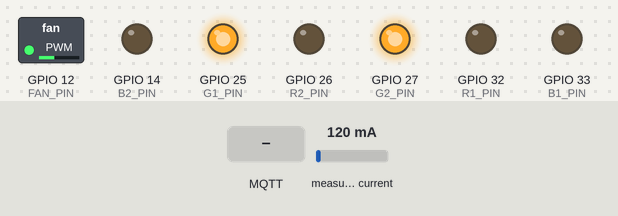
A sketch run on a simulated ESP32. Parts: switched loads named in the sketch (green lamp = pin HIGH), output pins drawn as LEDs (lit = HIGH). The test bench sets the inputs (shaded band); at power-on: measured current 120 mA. WiFi joins after 1.5 s; servers stay silent unless stated; the local clock reads 2024-03-15 10:24:30 at power-on unless the sketch sets it; no MQTT or app messages arrive unless stated; what the sketch prints to the serial monitor is not drawn.

Above: at 2.7 s.
2.8 s: MQTT message "manual" arrives on the first subscribed topic
At 4.7 s:
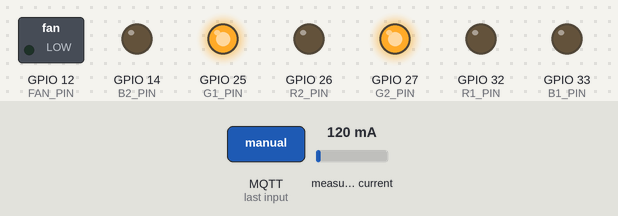
5.4 s: MQTT message "sleep" arrives on the first subscribed topic
At 7.6 s:
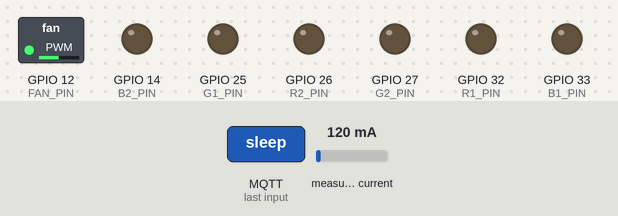
8.4 s: MQTT message "auto" arrives on the first subscribed topic
At 9.6 s:
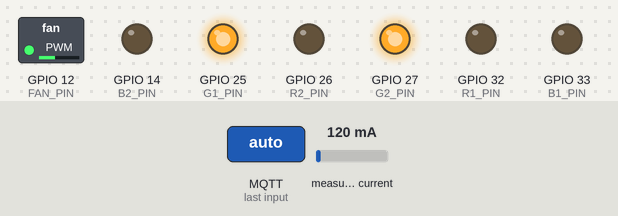
9.9 s: measured current set to 525 mA
11.6 s: measured current set to 573 mA
At 12.3 s:
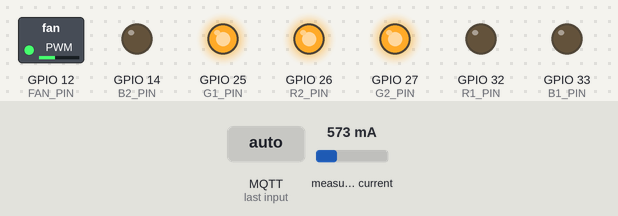
13.1 s: measured current set to 625 mA
16.1 s: measured current set to 662 mA
At 16.8 s:
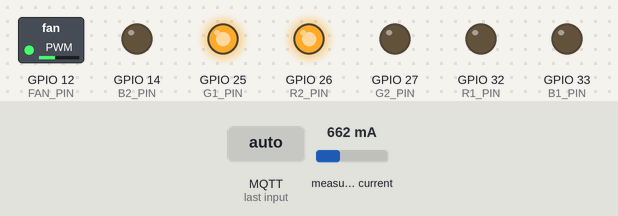
Timing chart, 0 to 18.6 s (numbered marks = the images above; inputs shaded):
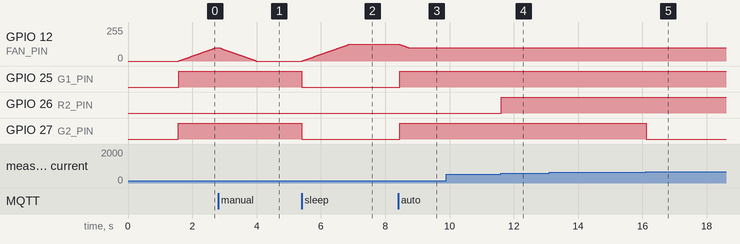

The sketch:

Driver.ino
```cpp
#include <WiFi.h>
#include <esp_now.h>
#include <esp_wifi.h>
#include <MQTT.h>
#include <Firebase_ESP_Client.h>
#include "addons/TokenHelper.h"
#include "addons/RTDBHelper.h"
#include <time.h>
#include <Wire.h>
#include "INA226.h"
#include "driver/uart.h"

// ─── Config ───────────────────────────────────────────────
#define WIFI_SSID       "Realme_12"
#define WIFI_PASSWORD   "123456789012"
#define FIREBASE_HOST   "embedded-cc90e-default-rtdb.asia-southeast1.firebasedatabase.app"
#define FIREBASE_SECRET "wBhPfRAptoio9WFNrICysJCq4b99L96pOekdvWV3"
#define NODE_ID         "outdoor"

// ─── MQTT ─────────────────────────────────────────────────
const char mqtt_broker[]    = "broker.hivemq.com";
const char mqtt_client_id[] = "airnode_" NODE_ID;
const int  MQTT_PORT        = 1883;
const char topic_mode[]     = "airnode/" NODE_ID "/mode";

// ─── ESP-NOW struct ───────────────────────────────────────
typedef struct __attribute__((packed)) {
  uint8_t type;
  char cmd[10];
  int  pm25;
  int  fanSpeed;
} IndoorCmd;

IndoorCmd rxCmd;

// ─── Soft-start state ─────────────────────────────────────
int    softStartTarget  = 0;
int    softStartCurrent = 0;
unsigned long lastSoftStep = 0;
#define SOFT_STEP_MS 10

// ─── Firebase paths ───────────────────────────────────────
#define PATH_LATEST  "/sensors/" NODE_ID "/latest"
#define PATH_HISTORY "/sensors/" NODE_ID "/history"

// ─── RGB LED pins ─────────────────────────────────────────
#define R1_PIN 32
#define G1_PIN 25
#define B1_PIN 33
#define R2_PIN 26
#define G2_PIN 27
#define B2_PIN 14

// ─── LED common cathode ───────────────────────────────────
#define LED_ON  HIGH
#define LED_OFF LOW

// ─── Fan ──────────────────────────────────────────────────
#define FAN_PIN   12
#define FAN_FREQ  25000
#define FAN_RES   8
#define MIN_PWM   100

// ─── PMS3003 UART ─────────────────────────────────────────
#define UART_PORT UART_NUM_2
#define RX_PIN    16
#define TX_PIN    17

// ─── Objects ──────────────────────────────────────────────
INA226 ina(0x40);
WiFiClient net;
MQTTClient mqtt;
FirebaseData   fbdo;
FirebaseAuth   auth;
FirebaseConfig config;

// ─── State ────────────────────────────────────────────────
String currentMode      = "auto";
String prevMode         = "auto";
int    currentPWM       = 0;
int    lastPM25         = 0;
int    lastPM10         = 0;
int    remotePM25       = 0;
int    manualFanSpeed   = 0;
bool   manualFanPending = false;
bool   filterClogged    = false;
bool   sleepLocked      = false;
float prev_curr = 0;

// ─── Timers ───────────────────────────────────────────────
unsigned long lastSend    = 0;
unsigned long lastHistory = 0;

// ═══════════════════════════════════════════════════════════
//  RGB LED — common cathode
// ═══════════════════════════════════════════════════════════
void ledsOff() {
  digitalWrite(R1_PIN, LED_OFF);
  digitalWrite(G1_PIN, LED_OFF);
  digitalWrite(B1_PIN, LED_OFF);
  digitalWrite(R2_PIN, LED_OFF);
  digitalWrite(G2_PIN, LED_OFF);
  digitalWrite(B2_PIN, LED_OFF);
}

void setRGB1(int r, int g, int b) {
  digitalWrite(R1_PIN, r ? LED_ON : LED_OFF);
  digitalWrite(G1_PIN, g ? LED_ON : LED_OFF);
  digitalWrite(B1_PIN, b ? LED_ON : LED_OFF);
}

void setRGB2(int r, int g, int b) {
  digitalWrite(R2_PIN, r ? LED_ON : LED_OFF);
  digitalWrite(G2_PIN, g ? LED_ON : LED_OFF);
  digitalWrite(B2_PIN, b ? LED_ON : LED_OFF);
}

void updateAirLED(int pm) {
  if      (pm < 12)  setRGB1(0, 1, 0);
  else if (pm < 35)  setRGB1(1, 1, 0);
  else if (pm < 75)  setRGB1(1, 1, 0);
  else if (pm < 150) setRGB1(1, 0, 0);
  else               setRGB1(1, 0, 1);
}

// ═══════════════════════════════════════════════════════════
//  Current Feedback & Filter Health
// ═══════════════════════════════════════════════════════════
void checkFilterHealth(float curr_A, int pwm) {
  if (currentMode == "sleep" || pwm < MIN_PWM) {
    setRGB2(0, 1, 0);
    return;
  }

  if (curr_A > 5.0f) {
    setRGB2(1, 0, 0);
    if (!filterClogged) {
      filterClogged = true;
      Serial.printf("[Filter] ⚠ DANGER! curr=%.2f A\n", curr_A);
    }
  } else if (curr_A > 4.3f) {
    setRGB2(1, 1, 0);
    if (!filterClogged) {
      filterClogged = true;
      Serial.printf("[Filter] ⚠ WARNING! curr=%.2f A\n", curr_A);
    }
  } else {
    setRGB2(0, 1, 0);
    if (filterClogged) {
      filterClogged = false;
      Serial.println("[Filter] ✓ OK");
    }
  }
}

// ═══════════════════════════════════════════════════════════
//  Fan PWM — Soft-start
// ═══════════════════════════════════════════════════════════
void setFan(int target) {
  softStartTarget = constrain(target, 0, 255);
}

void updateFan() {
  if (softStartCurrent == softStartTarget) return;

  unsigned long now = millis();
  if (now - lastSoftStep < SOFT_STEP_MS) return;
  lastSoftStep = now;

  if (softStartCurrent < softStartTarget) softStartCurrent += 2;
  else                                    softStartCurrent -= 2;

  softStartCurrent = constrain(softStartCurrent, 0, 255);

  if (abs(softStartCurrent - softStartTarget) <= 2) {
    softStartCurrent = softStartTarget;
  }

  ledcWrite(FAN_PIN, softStartCurrent);
  currentPWM = softStartCurrent;
}

int autoFanSpeed(int pm) {
  float t = constrain(pm, 0, 150) / 150.0f;
  float curve = t * t;
  return constrain((int)(MIN_PWM + curve * (255 - MIN_PWM)), MIN_PWM, 255);
}

// ═══════════════════════════════════════════════════════════
//  ESP-NOW callback
// ═══════════════════════════════════════════════════════════
void onReceive(const esp_now_recv_info_t *info, const uint8_t *incomingData, int len) {
  if (len != sizeof(IndoorCmd)) return;
  memcpy(&rxCmd, incomingData, sizeof(IndoorCmd));

  if (rxCmd.pm25 >= 0 && rxCmd.pm25 <= 1000) {
    remotePM25 = rxCmd.pm25;
  }

  if (rxCmd.type == 1) {
    currentMode = String(rxCmd.cmd);
    Serial.printf("[ESP-NOW] Mode change → %s\n", currentMode.c_str());
    if (currentMode == "sleep") {
      sleepLocked = true;
      setFan(0);
      ledsOff();
    } else {
      sleepLocked = false;
    }
  }

  if (currentMode != "sleep") sleepLocked = false;
  if (sleepLocked) return;

  if (currentMode == "manual") {
    int rawSpeed = rxCmd.fanSpeed;
    if (rawSpeed >= MIN_PWM && rawSpeed <= 255) {
      manualFanSpeed = rawSpeed;
    } else {
      manualFanSpeed = 0;
    }
    manualFanPending = true;
  }
}

void setupESPNOW() {
  if (esp_now_init() != ESP_OK) {
    Serial.println("[ESP-NOW] init failed");
    return;
  }
  esp_now_register_recv_cb(onReceive);
  Serial.println("[ESP-NOW] ready");
}

// ═══════════════════════════════════════════════════════════
//  PMS3003
// ═══════════════════════════════════════════════════════════
void setupUART() {
  uart_config_t cfg = {
    .baud_rate  = 9600,
    .data_bits  = UART_DATA_8_BITS,
    .parity     = UART_PARITY_DISABLE,
    .stop_bits  = UART_STOP_BITS_1,
    .flow_ctrl  = UART_HW_FLOWCTRL_DISABLE,
  };
  uart_param_config(UART_PORT, &cfg);
  uart_set_pin(UART_PORT, TX_PIN, RX_PIN, UART_PIN_NO_CHANGE, UART_PIN_NO_CHANGE);
  uart_driver_install(UART_PORT, 2048, 0, 0, NULL, 0);
}

int readPM_DMA() {
  uint8_t buffer[32];
  int len = uart_read_bytes(UART_PORT, buffer, sizeof(buffer), 20 / portTICK_PERIOD_MS);

  // 🟢 จุดแก้ไขสำคัญ: เคลียร์บัฟเฟอร์ถ้าข้อมูลที่อ่านมาไม่สมบูรณ์
  if (len == 32 && buffer[0] == 0x42 && buffer[1] == 0x4D) {
    int pm25 = buffer[12] * 256 + buffer[13];
    lastPM10 = buffer[10] * 256 + buffer[11];
    return pm25;
  } else if (len > 0) {
    uart_flush_input(UART_PORT);
  }
  return -1;
}

// ═══════════════════════════════════════════════════════════
//  MQTT
// ═══════════════════════════════════════════════════════════
void messageReceived(String &topic, String &payload) {
  Serial.printf("[MQTT] mode → %s\n", payload.c_str());
  if (payload == "auto" || payload == "manual" || payload == "sleep") {
    currentMode = payload;
    if (currentMode == "sleep") {
      sleepLocked = true;
      setFan(0);
      ledsOff();
    } else {
      sleepLocked = false;
    }
  }
}

void mqttConnect() {
  Serial.print("MQTT");
  int retries = 0;

  // 🟢 ยอมให้พยายามต่อแค่ 3 ครั้ง จะได้ไม่บล็อกโปรแกรมหลัก
  while (!mqtt.connect(mqtt_client_id) && retries < 3) {
    Serial.print(".");
    delay(500);
    retries++;
  }

  if (mqtt.connected()) {
    mqtt.subscribe(topic_mode);
    Serial.printf("\n✓ subscribed: %s\n", topic_mode);
  } else {
    Serial.println(" ✗ MQTT failed, will retry next loop");
  }
}

// ═══════════════════════════════════════════════════════════
//  NTP & Firebase
// ═══════════════════════════════════════════════════════════
long long getTimestampMs() {
  struct tm t;
  if (!getLocalTime(&t)) return (long long)millis();
  return (long long)mktime(&t) * 1000LL;
}

void sendSensorData(int pm25, float curr) {
  if (!Firebase.ready()) return;
  FirebaseJson json;
  if(curr != prev_curr) prev_curr = curr;
  json.set("pm25",      pm25);
  json.set("pm10",      lastPM10);
  json.set("current",   prev_curr);
  json.set("node_id",   NODE_ID);
  json.set("fan_pwm",   currentPWM);
  json.set("timestamp", getTimestampMs());
  if (Firebase.RTDB.setJSON(&fbdo, PATH_LATEST, &json)) {
    struct tm t; char buf[32] = "—";
    if (getLocalTime(&t)) strftime(buf, sizeof(buf), "%H:%M:%S", &t);
    Serial.printf("[Firebase] ✓ %s | pm25=%d curr=%.2f pwm=%d\n",
                  buf, pm25, curr, currentPWM);
  }

  if (millis() - lastHistory >= 30000) {
    lastHistory = millis();
    Firebase.RTDB.pushJSON(&fbdo, PATH_HISTORY, &json);
  }
}

// ═══════════════════════════════════════════════════════════
void setup() {
  Serial.begin(115200);
  Serial.printf("\n=== AIRNODE [%s] ===\n", NODE_ID);

  pinMode(R1_PIN, OUTPUT); pinMode(G1_PIN, OUTPUT); pinMode(B1_PIN, OUTPUT);
  pinMode(R2_PIN, OUTPUT); pinMode(G2_PIN, OUTPUT); pinMode(B2_PIN, OUTPUT);
  ledsOff();

  ledcAttach(FAN_PIN, FAN_FREQ, FAN_RES);

  Wire.begin();
  // ina.begin();
  setupUART();

  if (!ina.begin()) {
    Serial.println("Error: INA226 not found!");
    while(1); // หยุดทำงานถ้าหาเซนเซอร์ไม่เจอ
  } else {
    // ปรับค่าเฉลี่ยให้สูงที่สุด (Mode 7) เพื่อลดสัญญาณรบกวนจากมอเตอร์ 4.2A
    ina.setAverage(7);
    ina.setBusVoltageConversionTime(7);
    ina.setShuntVoltageConversionTime(4);
    Serial.println("INA226 Ready.");
  }


  WiFi.mode(WIFI_STA);
  WiFi.begin(WIFI_SSID, WIFI_PASSWORD);
  Serial.print("WiFi");
  unsigned long t0 = millis();
  while (WiFi.status() != WL_CONNECTED) {
    Serial.print("."); delay(300);
    if (millis() - t0 > 15000) { Serial.println("\n✗ WiFi FAILED");
      break; }
  }
  if (WiFi.status() == WL_CONNECTED)
    Serial.printf("\n✓ IP: %s\n", WiFi.localIP().toString().c_str());

  setupESPNOW();
  configTime(25200, 0, "pool.ntp.org", "time.google.com");
  Serial.print("NTP");
  {
    struct tm t; unsigned long t1 = millis();
    while (!getLocalTime(&t) && millis() - t1 < 10000) { Serial.print("."); delay(500); }
    char buf[32] = "timeout";
    if (getLocalTime(&t)) strftime(buf, sizeof(buf), "%Y-%m-%d %H:%M:%S", &t);
    Serial.printf("\n✓ %s (GMT+7)\n", buf);
  }

  config.database_url               = FIREBASE_HOST;
  config.signer.tokens.legacy_token = FIREBASE_SECRET;
  config.token_status_callback      = tokenStatusCallback;
  Firebase.begin(&config, &auth);
  Firebase.reconnectNetwork(true);
  Serial.print("Firebase");
  {
    unsigned long t2 = millis();
    while (!Firebase.ready() && millis()-t2 < 10000) { Serial.print("."); delay(300);
    }
  }
  Serial.printf("\n%s\n", Firebase.ready() ? "✓ ready" : "✗ timeout");

  mqtt.begin(mqtt_broker, MQTT_PORT, net);
  mqtt.onMessage(messageReceived);
  if (WiFi.status() == WL_CONNECTED) mqttConnect();

  setRGB2(0, 1, 0);
  Serial.println("=== RUNNING ===\n");
}

// ═══════════════════════════════════════════════════════════
void loop() {
  updateFan();
  if (WiFi.status() == WL_CONNECTED) {
    mqtt.loop();
    if (!mqtt.connected()) mqttConnect();
  }

  int pm25 = readPM_DMA();
  if (pm25 > 0) lastPM25 = pm25;

  if (prevMode == "sleep" && currentMode != "sleep") {
    Serial.println("[Mode] ⬆ Waking from sleep — reinit INA226 + LED");
    Wire.end();
    delay(10);
    Wire.begin();
    if (ina.begin()) {
      ina.setAverage(7);
      ina.setBusVoltageConversionTime(7);
      ina.setShuntVoltageConversionTime(4);
    }
    int pmNow = remotePM25 > 0 ? remotePM25 : lastPM25;
    updateAirLED(pmNow);
    setRGB2(0, 1, 0);
  }
  prevMode = currentMode;

  float shunt_mV = ina.getShuntVoltage_mV();
  float curr_A = (shunt_mV / 10.0f)/1.29911839;

  // 🟢 กรองค่า NaN หรือค่าที่ติดลบผิดปกติ
  if (isnan(curr_A) || curr_A < 0) {
      curr_A = 0.00;
  }

  if (currentMode == "auto") {
    int pmForFan  = remotePM25 > 0 ? remotePM25 : lastPM25;
    int targetPWM = autoFanSpeed(pmForFan);
    setFan(targetPWM);
    updateAirLED(pmForFan);
    checkFilterHealth(curr_A, currentPWM);
  } else if (currentMode == "manual") {
    setFan(manualFanSpeed);
    updateAirLED(remotePM25 > 0 ? remotePM25 : lastPM25);
    checkFilterHealth(curr_A, currentPWM);
  } else if (currentMode == "sleep") {
    setFan(125);
    ledsOff();
  }

  unsigned long now = millis();
  if (now - lastSend >= 5000) {
    lastSend = now;
    sendSensorData(lastPM25, curr_A);
    int pmForFan = remotePM25 > 0 ? remotePM25 : lastPM25;

    Serial.println("─────────────────────────────");
    Serial.printf("  MODE         : %s\n",  currentMode.c_str());
    Serial.printf("  PM2.5 remote : %d µg/m³  ← จาก indoor\n",   remotePM25);
    Serial.printf("  PM2.5 local  : %d µg/m³  ← sensor ตัวเอง\n", lastPM25);
    Serial.printf("  PM2.5 ใช้งาน : %d µg/m³  ← ใช้ปรับพัดลม\n",  pmForFan);
    Serial.printf("  Current      : %.2f A\n", curr_A);
    Serial.printf("  Filter State : %s\n", filterClogged ? "⚠ CLOGGED / WARNING" : "✓ OK");
    Serial.printf("  Fan PWM      : %d / 255\n", currentPWM);
    Serial.printf("  Manual target: %d / 255\n", manualFanSpeed);
    Serial.printf("  Sleep locked : %s\n", sleepLocked ? "yes" : "no");
    Serial.println("─────────────────────────────");
  }
}
```

Measured:
- the behaviour switches between 558 and 559 mA on measured current (found by bisection; images 3 and 4)
- the behaviour switches between 649 and 650 mA on measured current (found by bisection; images 4 and 5)
- after the input at 2.8 s, GPIO 12 (FAN_PIN): moves from 100/255 to 0/255 over 1.1 s, starting after 0.05 s
- after the input at 5.4 s, GPIO 12 (FAN_PIN): moves from 0/255 to 125/255 over 1.4 s, starting at once; GPIO 25 (G1_PIN), GPIO 27 (G2_PIN): HIGH → LOW at once
- after the input at 8.4 s, GPIO 12 (FAN_PIN): moves from 125/255 to 100/255 over 0.26 s, starting after 0.05 s; GPIO 25 (G1_PIN), GPIO 27 (G2_PIN): LOW → HIGH after 0.05 s
- after the input at 9.9 s, every drawn part: stays the same
- after the input at 11.6 s, GPIO 26 (R2_PIN): LOW → HIGH at once
- after the input at 13.1 s, every drawn part: stays the same
- after the input at 16.1 s, GPIO 27 (G2_PIN): HIGH → LOW at once
